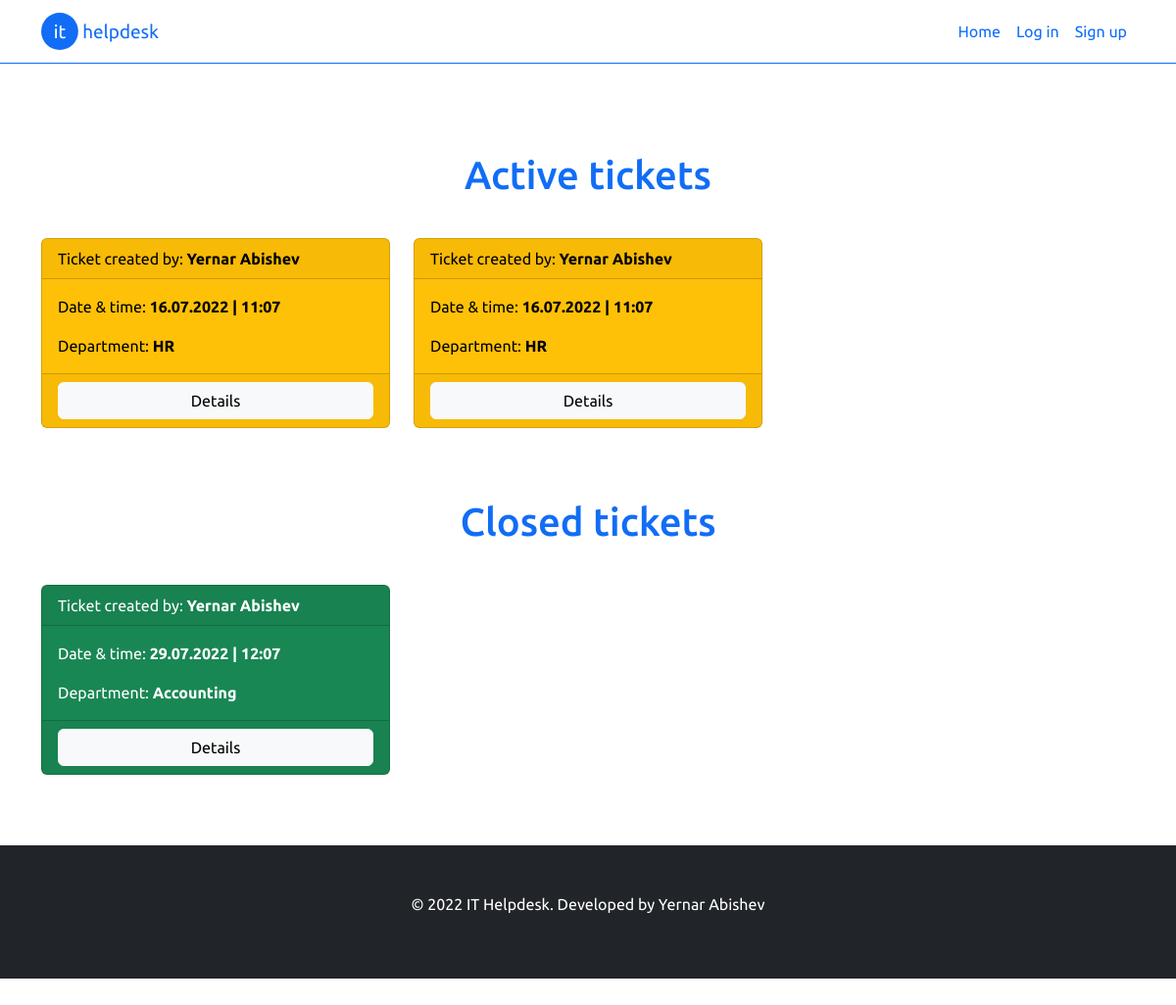
The page /tickets/ on the database its author committed.
### helpdeskApp/models.py (models this page shows, shortened)
class Ticket(models.Model):
    problemDescription = models.TextField("Problem description")
    user = models.ForeignKey(User, on_delete=models.CASCADE, verbose_name="Employee", default="")
    department = models.ForeignKey(Department, on_delete=models.CASCADE, verbose_name="Department", default="")
    ticketDate = models.DateTimeField(default=datetime.now)
    photo = models.ImageField("Photo", upload_to='problems')
    isActive = models.BooleanField(default=True)
    def get_absolute_url(self):
        return reverse('ticketDetails', args=[self.pk])
    class Meta:
        verbose_name_plural = "Tickets"

class Department(models.Model):
    departmentName = models.CharField("Department name", max_length=255)
    cabinetNumber = models.IntegerField("Cabinet number", max_length=4)
    def __str__(self):
        return self.departmentName
    class Meta:
        verbose_name_plural = "Departments"

### helpdeskApp/views.py (the view)
# urls.py: path('tickets/', views.ticketList, name='ticketList'),
def ticketList(request):
    departments = Department.objects.all()
    tickets = Ticket.objects.all().order_by('-ticketDate')
    return render(request, "site/tickets.html", {
        'departments': departments,
        'tickets': tickets
    })

### helpdeskApp/templates/site/tickets.html (shortened to what this page needs)
{% extends '../base.html' %}
{% load static %}
{% block content %}
<div id="tickets">
        <div class="container">
            <h1>Active tickets</h1>
            <div class="row mb-5">
                {% for ticket in tickets %}
                {% if ticket.isActive %}
                <div class="col-md-4 mb-2">
                    <div class="card text-bg-warning mb-3">
                        <div class="card-header">Ticket created by: <strong>{{ ticket.user.first_name }} {{ ticket.user.last_name }}</strong></div>
                        <div class="card-body">
                          <p class="card-text">Date & time: <strong>{{ticket.ticketDate|date:"d.m.Y | h:m" }}</strong></p>
                          <p class="card-text">Department: <strong>{{ ticket.department }}</strong></p>
                        </div>
                        <div class="card-footer">
                            <div class="d-grid">
                                <a href="{{ ticket.get_absolute_url }}" class="btn btn-light">Details</a>
                            </div>
                        </div>
                    </div>
                </div>
                {% endif %}
                {% endfor %}
            </div>
            <h1>Closed tickets</h1>
            <div class="row mb-5">
                {% for ticket in tickets %}
                {% if not ticket.isActive %}
                <div class="col-md-4 mb-2">
                    <div class="card text-bg-success mb-3">
                       <div class="card-header">Ticket created by: <strong>{{ ticket.user.first_name }} {{ ticket.user.last_name }}</strong></div>
                        <div class="card-body">
                          <p class="card-text">Date & time: <strong>{{ticket.ticketDate|date:"d.m.Y | h:m" }}</strong></p>
                          <p class="card-text">Department: <strong>{{ ticket.department }}</strong></p>
                        </div>
                        <div class="card-footer">
                            <div class="d-grid">
                                <a href="{{ ticket.get_absolute_url }}" class="btn btn-light">Details</a>
                            </div>
                        </div>
                    </div>
                </div>
                 {% endif %}
                {% endfor %}
        </div>
    </div>
{% endblock %}

### helpdeskApp/templates/base.html (shortened to what this page needs)
{% load static %}
<!DOCTYPE html>
<html lang="ru">
<head>
    <link rel="stylesheet" href="{% static 'css/style.css' %}">
    <link rel="stylesheet" href="{% static 'css/bootstrap.min.css' %}">
</head>
<body>
    <nav class="navbar navbar-expand-lg border-bottom border-primary">
        <div class="container">
          <a class="brand" href="#"><img src="{% static 'img/logo.svg' %}" alt=""></a>
          <div class="collapse navbar-collapse" id="navbarSupportedContent">
            <ul class="navbar-nav ms-auto mb-2 mb-lg-0">
              <li class="nav-item">
                <a class="nav-link text-primary" aria-current="page" href="{% url 'home' %}">Home</a>
              </li>
                {% if user.is_authenticated %}
                <li class="nav-item">
                    <a class="nav-link text-primary" aria-current="page" href="{% url 'addTicket' %}">Get help</a>
                </li>
              <li class="nav-item dropdown">
                <a class="nav-link dropdown-toggle text-primary" href="#" id="navbarDropdown" role="button" data-bs-toggle="dropdown" aria-expanded="false">{{ user.username }}</a>
                <ul class="dropdown-menu" aria-labelledby="navbarDropdown">
                     {% if user.is_superuser %}
                    <li><a class="dropdown-item text-primary" href="#">Admin panel</a></li>
                    {% else %}
                    <li><a class="dropdown-item text-primary" href="{% url 'userTickets' %}">My tickets</a></li>
                    {% endif %}
                  <li><a class="dropdown-item text-danger" href="{% url 'logoutUser' %}">Logout</a></li>
                </ul>
              </li>
                {% else %}
                <li class="nav-item">
                <a class="nav-link text-primary" aria-current="page" href="{% url 'logIn' %}">Log in</a>
              </li>
              <li class="nav-item">
                <a class="nav-link text-primary" aria-current="page" href="{% url 'signUp' %}">Sign up</a>
              </li>
                {% endif %}
            </ul>
          </div>
        </div>
    </nav>
    {% block content %}
    {% endblock %}
    <footer class="pt-5 pb-5 bg-dark">
        <div class="container">
              <p class="text-center text-white">© 2022 IT Helpdesk. Developed by Yernar Abishev</p>
        </div>
    </footer>
</body>
</html>

### helpdeskApp/static/css/style.css (style rules this page uses)
* { font-family: 'Ubuntu', sans-serif; }
.brand { padding: 0.3125rem 0; margin-right: 1rem; white-space: nowrap; }
.brand img { width: 120px; }
#tickets, #ticket-detail, #user { padding: 90px 0; }
#tickets h1, #ticket-detail h1, #user h1 { text-align: center; color: #116df6; margin-bottom: 40px; }

### rows shown on the page
Ticket: user.first_name "Yernar", user.last_name "Abishev", ticketDate|h "16.07.2022 | 11:07", department "HR"
Ticket: user.first_name "Yernar", user.last_name "Abishev", ticketDate|h "16.07.2022 | 11:07", department "HR"
Ticket: user.first_name "Yernar", user.last_name "Abishev", ticketDate|h "29.07.2022 | 12:07", department "Accounting"
